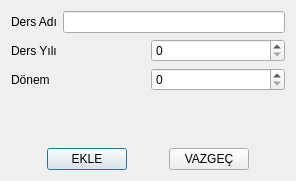
<?xml version="1.0" encoding="UTF-8"?>
<ui version="4.0">
 <class>dersGiris</class>
 <widget class="QDialog" name="dersGiris">
  <property name="geometry">
   <rect>
    <x>0</x>
    <y>0</y>
    <width>296</width>
    <height>181</height>
   </rect>
  </property>
  <property name="minimumSize">
   <size>
    <width>296</width>
    <height>181</height>
   </size>
  </property>
  <property name="maximumSize">
   <size>
    <width>296</width>
    <height>181</height>
   </size>
  </property>
  <property name="windowTitle">
   <string>DERS EKLE</string>
  </property>
  <layout class="QGridLayout" name="gridLayout_2">
   <item row="0" column="0">
    <layout class="QVBoxLayout" name="verticalLayout">
     <item>
      <layout class="QHBoxLayout" name="horizontalLayout">
       <item>
        <widget class="QLabel" name="label_DersAdi">
         <property name="text">
          <string>Ders Adı</string>
         </property>
        </widget>
       </item>
       <item>
        <widget class="QLineEdit" name="lineEdit_DersAdi"/>
       </item>
      </layout>
     </item>
     <item>
      <layout class="QHBoxLayout" name="horizontalLayout_2">
       <item>
        <widget class="QLabel" name="label_DersYili">
         <property name="text">
          <string>Ders Yılı</string>
         </property>
        </widget>
       </item>
       <item>
        <widget class="QSpinBox" name="spinBox_DersYili"/>
       </item>
      </layout>
     </item>
     <item>
      <layout class="QHBoxLayout" name="horizontalLayout_3">
       <item>
        <widget class="QLabel" name="label_Donem">
         <property name="text">
          <string>Dönem</string>
         </property>
        </widget>
       </item>
       <item>
        <widget class="QSpinBox" name="spinBox_Donem"/>
       </item>
      </layout>
     </item>
    </layout>
   </item>
   <item row="2" column="0">
    <layout class="QHBoxLayout" name="horizontalLayout_4">
     <item>
      <spacer name="horizontalSpacer">
       <property name="orientation">
        <enum>Qt::Horizontal</enum>
       </property>
       <property name="sizeHint" stdset="0">
        <size>
         <width>40</width>
         <height>20</height>
        </size>
       </property>
      </spacer>
     </item>
     <item>
      <widget class="QPushButton" name="pushButton_Ekle">
       <property name="text">
        <string>EKLE</string>
       </property>
       <property name="icon">
        <iconset>
         <normaloff>:/resimler/resimler/accept_button.png</normaloff>:/resimler/resimler/accept_button.png</iconset>
       </property>
      </widget>
     </item>
     <item>
      <spacer name="horizontalSpacer_3">
       <property name="orientation">
        <enum>Qt::Horizontal</enum>
       </property>
       <property name="sizeHint" stdset="0">
        <size>
         <width>40</width>
         <height>20</height>
        </size>
       </property>
      </spacer>
     </item>
     <item>
      <widget class="QPushButton" name="pushButton_Vazgec">
       <property name="text">
        <string>VAZGEÇ</string>
       </property>
       <property name="icon">
        <iconset resource="../../kaynaklar.qrc">
         <normaloff>:/resimler/cık.png</normaloff>:/resimler/cık.png</iconset>
       </property>
      </widget>
     </item>
     <item>
      <spacer name="horizontalSpacer_2">
       <property name="orientation">
        <enum>Qt::Horizontal</enum>
       </property>
       <property name="sizeHint" stdset="0">
        <size>
         <width>40</width>
         <height>20</height>
        </size>
       </property>
      </spacer>
     </item>
    </layout>
   </item>
   <item row="1" column="0">
    <spacer name="verticalSpacer">
     <property name="orientation">
      <enum>Qt::Vertical</enum>
     </property>
     <property name="sizeHint" stdset="0">
      <size>
       <width>20</width>
       <height>40</height>
      </size>
     </property>
    </spacer>
   </item>
  </layout>
 </widget>
 <resources>
  <include location="../../kaynaklar.qrc"/>
 </resources>
 <connections>
  <connection>
   <sender>lineEdit_DersAdi</sender>
   <signal>textChanged(QString)</signal>
   <receiver>dersGiris</receiver>
   <slot>GorselDegisti()</slot>
   <hints>
    <hint type="sourcelabel">
     <x>82</x>
     <y>20</y>
    </hint>
    <hint type="destinationlabel">
     <x>48</x>
     <y>190</y>
    </hint>
   </hints>
  </connection>
  <connection>
   <sender>pushButton_Vazgec</sender>
   <signal>clicked()</signal>
   <receiver>dersGiris</receiver>
   <slot>reject()</slot>
   <hints>
    <hint type="sourcelabel">
     <x>248</x>
     <y>170</y>
    </hint>
    <hint type="destinationlabel">
     <x>262</x>
     <y>175</y>
    </hint>
   </hints>
  </connection>
  <connection>
   <sender>spinBox_DersYili</sender>
   <signal>valueChanged(int)</signal>
   <receiver>dersGiris</receiver>
   <slot>GorselDegisti()</slot>
   <hints>
    <hint type="sourcelabel">
     <x>174</x>
     <y>48</y>
    </hint>
    <hint type="destinationlabel">
     <x>117</x>
     <y>112</y>
    </hint>
   </hints>
  </connection>
  <connection>
   <sender>spinBox_Donem</sender>
   <signal>valueChanged(int)</signal>
   <receiver>dersGiris</receiver>
   <slot>GorselDegisti()</slot>
   <hints>
    <hint type="sourcelabel">
     <x>225</x>
     <y>82</y>
    </hint>
    <hint type="destinationlabel">
     <x>188</x>
     <y>111</y>
    </hint>
   </hints>
  </connection>
 </connections>
 <slots>
  <slot>GorselDegisti()</slot>
 </slots>
</ui>
